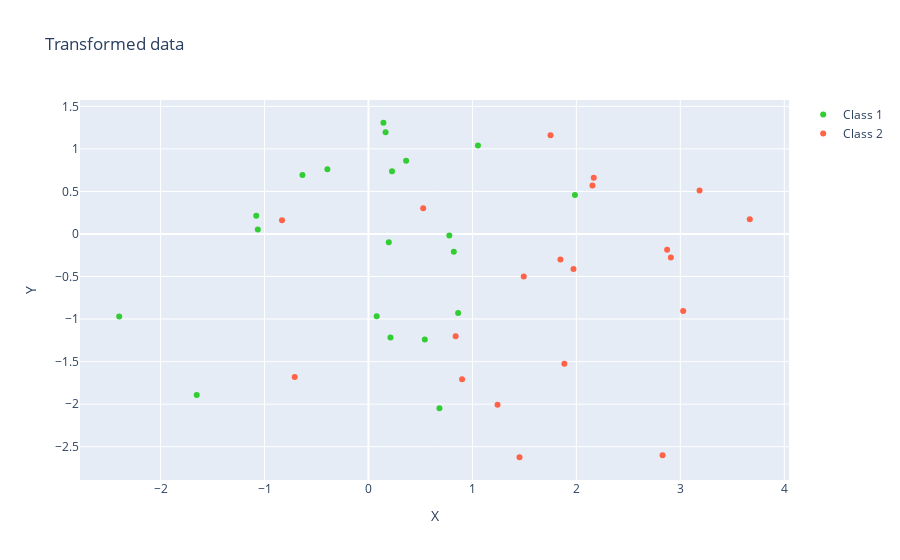

The cell this chart's notebook holds for it:
### Code cell
# Finally, we will project our data onto 2D plane
transformed = matrix_w.T.dot(Merged)
s1 = go.Scatter(x=transformed[0,0:20],y=transformed[1,0:20],mode='markers',marker=dict(size=6,symbol="circle",color='limegreen'),name = 'Class 1')
s2 = go.Scatter(x=transformed[0,20:40],y=transformed[1,20:40],mode='markers',marker=dict(size=6,symbol="circle",color='tomato'),name = 'Class 2')
data = [s1,s2]
fig = go.Figure(data=data)
fig.update_layout(title="Transformed data", xaxis_title="X",yaxis_title="Y",)
fig.show()

# Visualize the transformed data and add the labels (class_1 and class_2)

### Figure 1 — Plotly figure (JSON) as saved in the notebook; plotly's stock layout.template omitted (floating-point values rounded to 4 significant figures)
{"data": [{"marker": {"color": "limegreen", "size": 6, "symbol": "circle"}, "mode": "markers", "name": "Class 1", "type": "scatter", "x": [0.1645, -2.398, 0.07907, 1.053, -1.652, 0.542, -0.6354, -1.08, 0.7776, 0.1954, 0.8208, 0.1438, -1.065, 0.8624, 0.2263, 0.362, 0.6824, 0.2116, 1.986, -0.3954], "y": [1.195, -0.9694, -0.9669, 1.041, -1.893, -1.239, 0.6934, 0.2157, -0.0186, -0.09773, -0.2094, 1.307, 0.05269, -0.9299, 0.7359, 0.862, -2.048, -1.217, 0.4591, 0.7594]}, {"marker": {"color": "tomato", "size": 6, "symbol": "circle"}, "mode": "markers", "name": "Class 2", "type": "scatter", "x": [1.242, 1.453, 1.972, 1.751, 3.028, 2.829, 0.9005, 1.885, 0.5262, -0.7097, 1.494, 3.185, 3.668, 2.167, 0.8387, 2.909, -0.8316, 2.155, 2.873, 1.847], "y": [-2.008, -2.625, -0.4131, 1.16, -0.9047, -2.6, -1.708, -1.524, 0.3013, -1.681, -0.4999, 0.512, 0.1743, 0.6599, -1.201, -0.2772, 0.1628, 0.5696, -0.1847, -0.2988]}], "layout": {"title": {"text": "Transformed data"}, "xaxis": {"title": {"text": "X"}}, "yaxis": {"title": {"text": "Y"}}}}
